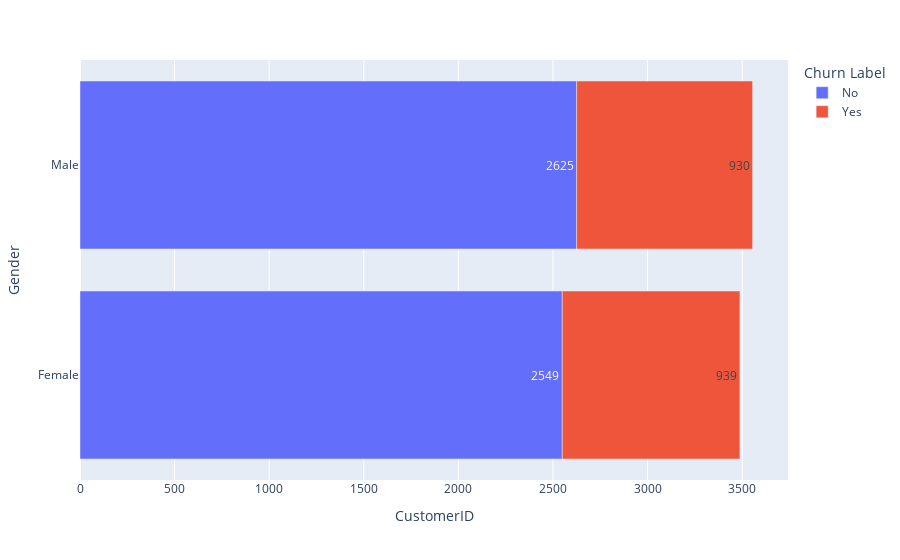

Notebook cell for this chart:
### Code cell
fig = px.bar(df.groupby(['Gender','Churn Label'])['CustomerID'].count().reset_index(),
             x="CustomerID",
             y="Gender", 
             color="Churn Label", 
             text = 'CustomerID'
            )
fig.show()

### Figure 1 — Plotly figure (JSON) as saved in the notebook; plotly's stock layout.template omitted (floating-point values rounded to 4 significant figures)
{"data": [{"alignmentgroup": "True", "hovertemplate": "Churn Label=No<br>CustomerID=%{text}<br>Gender=%{y}<extra></extra>", "legendgroup": "No", "marker": {"color": "#636efa", "pattern": {"shape": ""}}, "name": "No", "offsetgroup": "No", "orientation": "h", "showlegend": true, "text": [2549, 2625], "textposition": "auto", "type": "bar", "x": [2549, 2625], "xaxis": "x", "y": ["Female", "Male"], "yaxis": "y"}, {"alignmentgroup": "True", "hovertemplate": "Churn Label=Yes<br>CustomerID=%{text}<br>Gender=%{y}<extra></extra>", "legendgroup": "Yes", "marker": {"color": "#EF553B", "pattern": {"shape": ""}}, "name": "Yes", "offsetgroup": "Yes", "orientation": "h", "showlegend": true, "text": [939, 930], "textposition": "auto", "type": "bar", "x": [939, 930], "xaxis": "x", "y": ["Female", "Male"], "yaxis": "y"}], "layout": {"barmode": "relative", "legend": {"title": {"text": "Churn Label"}, "tracegroupgap": 0}, "margin": {"t": 60}, "xaxis": {"anchor": "y", "domain": [0, 1], "title": {"text": "CustomerID"}}, "yaxis": {"anchor": "x", "domain": [0, 1], "title": {"text": "Gender"}}}}
